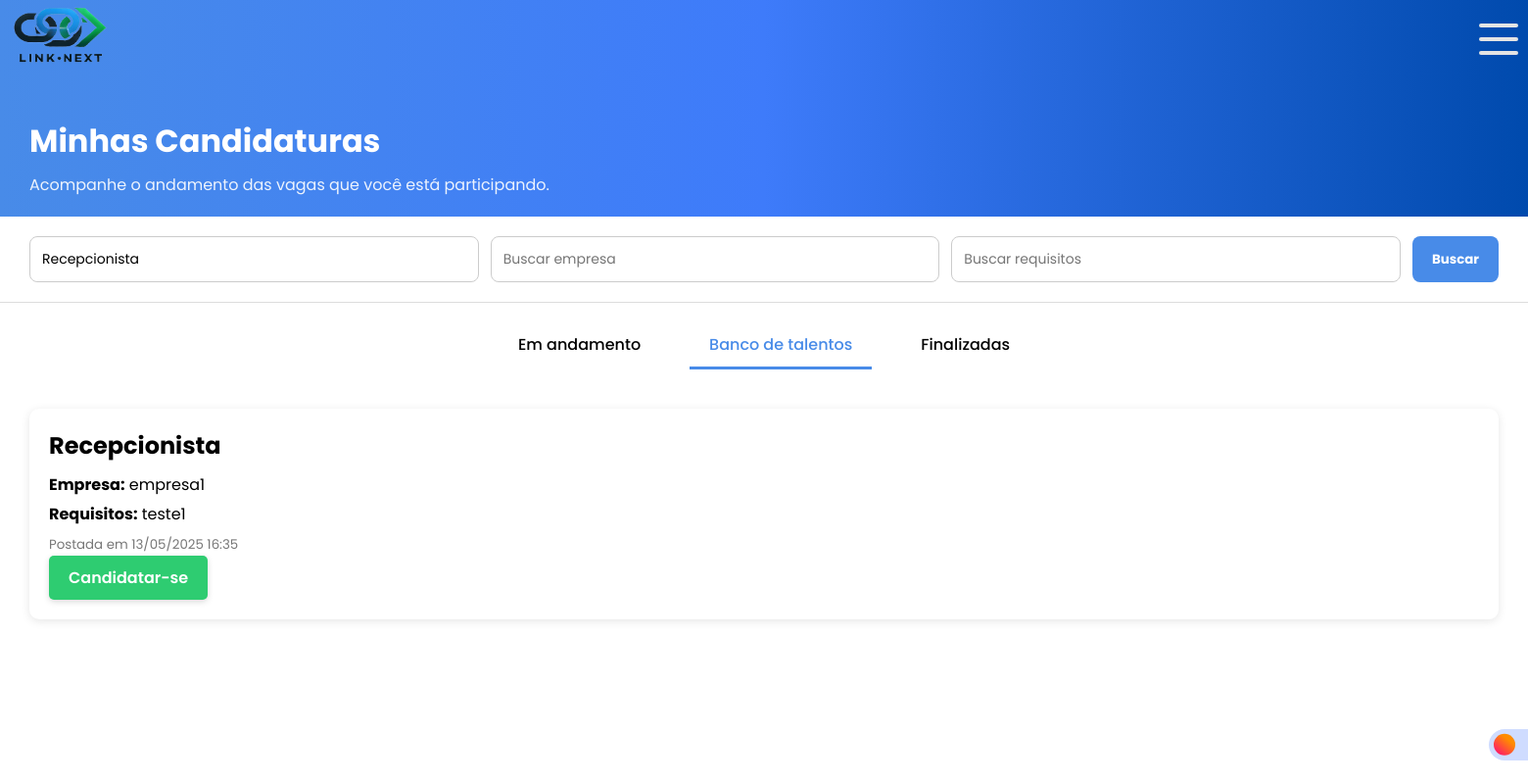
Screenshot of /candidato/minhas_candidaturas.php?descricao=Recepcionista (signed in) with the database file from the repository.
### tables this page shows
CREATE TABLE `vagas` (
  `id` int(11) NOT NULL,
  `empresa_id` int(11) NOT NULL,
  `descricao` text NOT NULL,
  `requisitos` text DEFAULT NULL,
  `data_postagem` timestamp NOT NULL DEFAULT current_timestamp()
);

CREATE TABLE `empresas` (
  `id` int(11) NOT NULL,
  `nome_empresa` varchar(255) NOT NULL,
  `email_empresa` varchar(255) NOT NULL,
  `cnpj_empresa` varchar(18) NOT NULL,
  `endereco_empresa` text NOT NULL,
  `telefone_empresa` varchar(15) NOT NULL,
  `area_atuacao` varchar(100) NOT NULL,
  `senha_empresa` varchar(255) NOT NULL,
  `created_at` timestamp NOT NULL DEFAULT current_timestamp(),
  `tipo_usuario` enum('candidato','empresa') NOT NULL DEFAULT 'empresa',
  `google_id` varchar(255) DEFAULT NULL
);

### candidato/minhas_candidaturas.php (the view, shortened to what this page needs)
<?php
require '../conexao.php';
$usuarioId = $_SESSION['usuario']['id'];
$aba       = $_GET['aba'] ?? 'banco';
$descricao  = $_GET['descricao']  ?? '';
$empresa    = $_GET['empresa']    ?? '';
$requisitos = $_GET['requisitos'] ?? '';
$where  = [];
$params = [];
if ($descricao)  { $where[] = 'v.descricao LIKE :descricao';   $params['descricao']  = "%$descricao%";   }
$clause = $where ? ' AND '.implode(' AND ', $where) : '';
$sqlB = "
    SELECT
      v.id,
      v.descricao,
      v.requisitos,
      v.data_postagem,
      e.nome_empresa
    FROM vagas v
    JOIN empresas e ON v.empresa_id = e.id
   WHERE NOT EXISTS (
           SELECT 1
             FROM candidato_vaga cv
            WHERE cv.vaga_id      = v.id
              AND cv.candidato_id = :usuario_id
              AND cv.status IN ('em_andamento','finalizada')
         )
     $clause
ORDER BY v.data_postagem DESC
";
$stmtBanco = $pdo->prepare($sqlB);
$stmtBanco->execute(array_merge(['usuario_id' => $usuarioId], $params));
$vagasBancoTalentos = $stmtBanco->fetchAll(PDO::FETCH_ASSOC);
switch ($aba) {
    case 'banco':
    default:            $vagas = $vagasBancoTalentos; break;
}
?>
<!DOCTYPE html>
<html lang="pt-BR">
<head>
  <link rel="stylesheet" href="/projeto_rh/css/minhascandidaturas.css">
</head>
<body>
  <label class="switch">
    <span class="slider"></span>
</label>
  <header>
    <div class="logo">
    <img src="/Projeto_RH/html/Assets/IMG/Link_Next_Logo_sem_fundo.png" alt="">
    </div>
  <div class="resp-but">
      <label for="checkbox" class="toggle">
        <div class="bars" id="bar1"></div>
        <div class="bars" id="bar2"></div>
        <div class="bars" id="bar3"></div>
      </label>
    </div>
  </header>
  <section class="hero">
    <h1>Minhas Candidaturas</h1>
    <p>Acompanhe o andamento das vagas que você está participando.</p>
  </section>
  <form method="GET" class="search-section">
    <input name="descricao"  placeholder="Buscar vaga"    value="<?=htmlspecialchars($descricao)?>">
    <input name="empresa"    placeholder="Buscar empresa"  value="<?=htmlspecialchars($empresa)?>">
    <input name="requisitos" placeholder="Buscar requisitos" value="<?=htmlspecialchars($requisitos)?>">
    <button type="submit">Buscar</button>
  </form>
  <div class="tabs">
    <div class="<?=$aba==='andamento'?'active':''?>"    onclick="mudarAba('andamento')">Em andamento</div>
    <div class="<?=$aba==='banco'?'active':''?>"         onclick="mudarAba('banco')">Banco de talentos</div>
    <div class="<?=$aba==='finalizadas'?'active':''?>"   onclick="mudarAba('finalizadas')">Finalizadas</div>
  </div>
  <?php if(count($vagas)>0): ?>
    <?php foreach($vagas as $vaga): ?>
      <div class="vaga">
        <h2><?=htmlspecialchars($vaga['descricao'])?></h2>
        <p><strong>Empresa:</strong> <?=htmlspecialchars($vaga['nome_empresa'])?></p>
        <p><strong>Requisitos:</strong> <?=htmlspecialchars($vaga['requisitos'])?></p>
        <small>Postada em <?=date('d/m/Y H:i',strtotime($vaga['data_postagem']))?></small>
        <?php if($aba==='banco'): ?>
  <form method="POST">
    <button name="candidatar">Candidatar-se</button>
  </form>
<?php endif; ?>
      </div>
    <?php endforeach; ?>
  <?php else: ?>
    <div class="empty-state">
      <p>Nenhuma vaga encontrada nesta aba.</p>
    </div>
  <?php endif; ?>
</body>
</html>

### css/minhascandidaturas.css (style rules this page uses)
* { margin: 0; padding: 0; box-sizing: border-box; font-family: "Poppins", sans-serif; }
header { background: linear-gradient(90deg, #488BE8 0%, #3e7bfa 50%, #004aad 100%); width: 100%; height: 80px; display: flex; }
.resp-but { margin-top: 20px; margin-left: 1400px; }
.logo img { height: 70px; width: 100px; margin-left: 10px; }
.toggle { position: relative; width: 40px; height: 40px; cursor: pointer; display: flex; flex-direction: column; align-items: center; justify-content: center; gap: 10px; transition-duration: .3s; }
.bars { width: 100%; height: 4px; background-color: #e4e4e4; border-radius: 5px; transition-duration: .3s; }
.hero { padding: 40px 30px 20px; background: linear-gradient(90deg, #488BE8 0%, #3e7bfa 50%, #004aad 100%); color: white; }
.hero h1 { margin: 0; font-size: 32px; }
.hero p { margin-top: 8px; font-size: 16px; opacity: 0.9; }
.search-section { background-color: white; padding: 20px 30px; display: flex; gap: 12px; border-bottom: 1px solid #ddd; }
.search-section input { padding: 12px; border: 1px solid #ccc; border-radius: 8px; font-size: 14px; flex: 1; }
.search-section button { background-color:#488BE8 ; color: white; padding: 12px 20px; border: none; border-radius: 8px; font-weight: bold; cursor: pointer; transition: .2s all ease-in-out; }
.tabs { display: flex; justify-content: center; gap: 30px; padding: 20px; background: #fff; }
.tabs div { padding: 10px 20px; cursor: pointer; font-weight: 500; border-bottom: 3px solid transparent; }
.tabs .active { border-color: #488BE8; color: #488BE8; }
.vaga { background-color: #fff; margin: 20px 30px; padding: 20px; border-radius: 10px; box-shadow: 0 2px 10px rgba(0,0,0,0.1); }
.vaga h2 { margin: 0 0 10px; }
.vaga p { margin: 5px 0; }
.vaga small { color: #777; }

### candidato/minhas_candidaturas.php (style rules this page uses)
.switch { display: block; --width-of-switch: 3.5em; --height-of-switch: 2em; --size-of-icon: 1.4em; --slider-offset: 0.3em; position: fixed; top: 93vh; left: 190vh; z-index: 9999999; width: var(--width-of-switch); height: var(--height-of-switch); }
.slider { position: absolute; cursor: pointer; top: 0; left: 0; right: 0; bottom: 0; background-color: #cfdcff; transition: .4s; border-radius: 30px; }
.slider:before { position: absolute; content: ""; height: var(--size-of-icon,1.4em); width: var(--size-of-icon,1.4em); border-radius: 20px; left: var(--slider-offset,0.3em); top: 50%; transform: translateY(-50%); background: linear-gradient(40deg,#ff0080,#ff8c00 70%); ; transition: .4s; }
.hero h1 { margin: 0; font-size: 32px; }
.hero p { margin-top: 8px; font-size: 16px; opacity: 0.9; }
.search-section { background-color: white; padding: 20px 30px; display: flex; gap: 12px; border-bottom: 1px solid #ddd; }
.search-section input { padding: 12px; border: 1px solid #ccc; border-radius: 8px; font-size: 14px; flex: 1; }
button[name="candidatar"] { background-color: #2ecc71; color: #fff; padding: 10px 20px; border: none; border-radius: 5px; font-size: 1rem; font-weight: 600; cursor: pointer; box-shadow: 0 2px 6px rgba(0,0,0,0.15); transition: .3s all ease-in-out; }
.tabs { display: flex; justify-content: center; gap: 30px; padding: 20px; background: #fff; }
.tabs div { padding: 10px 20px; cursor: pointer; font-weight: 500; border-bottom: 3px solid transparent; }
.vaga { background-color: #fff; margin: 20px 30px; padding: 20px; border-radius: 10px; box-shadow: 0 2px 10px rgba(0,0,0,0.1); }
.vaga h2 { margin: 0 0 10px; }
.vaga p { margin: 5px 0; }
.vaga small { color: #777; }

### rows the page displays
vagas: descricao "Recepcionista", empresa.nome_empresa "empresa1", requisitos "teste1", data_postagem "13/05/2025 16:35"
